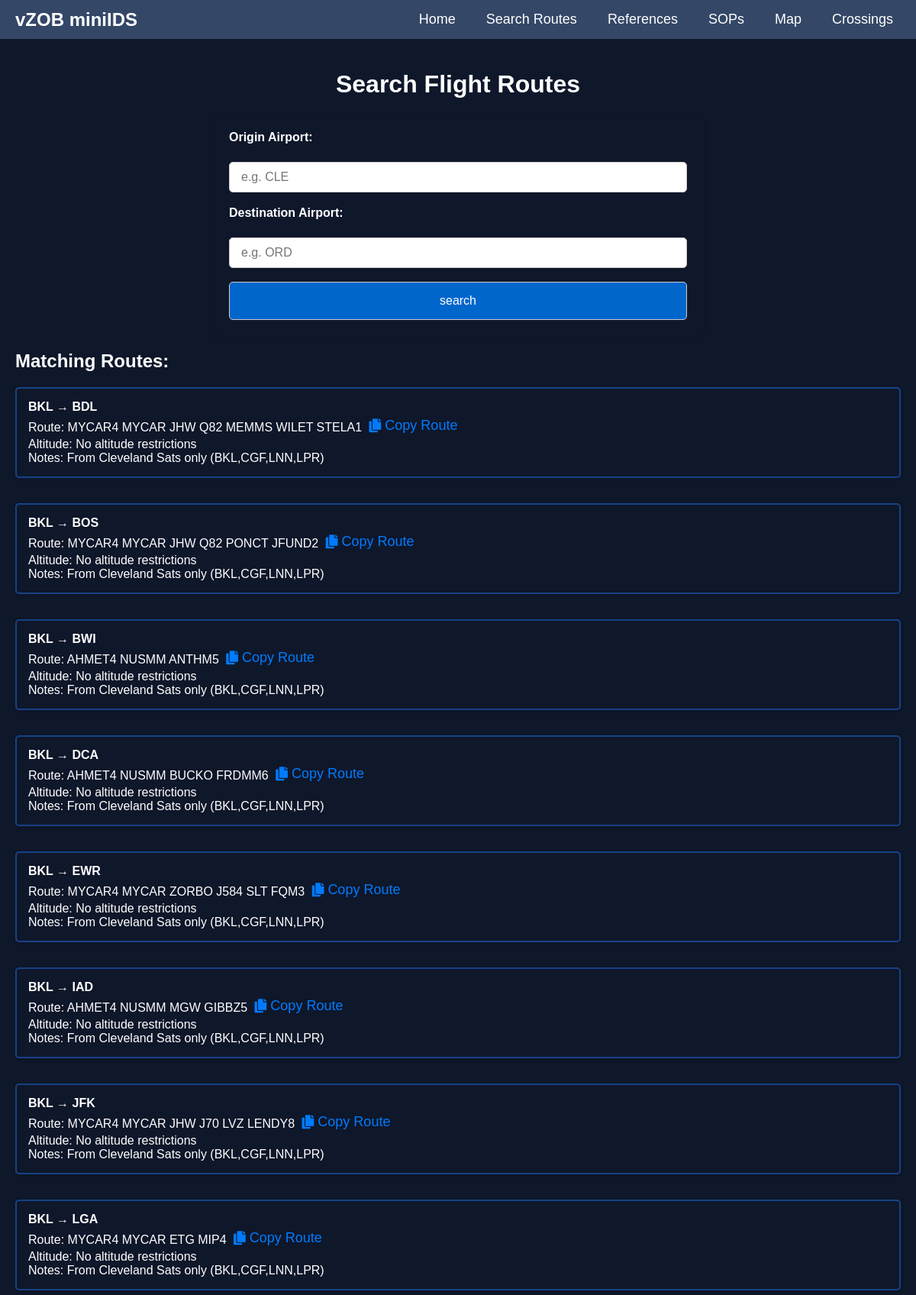
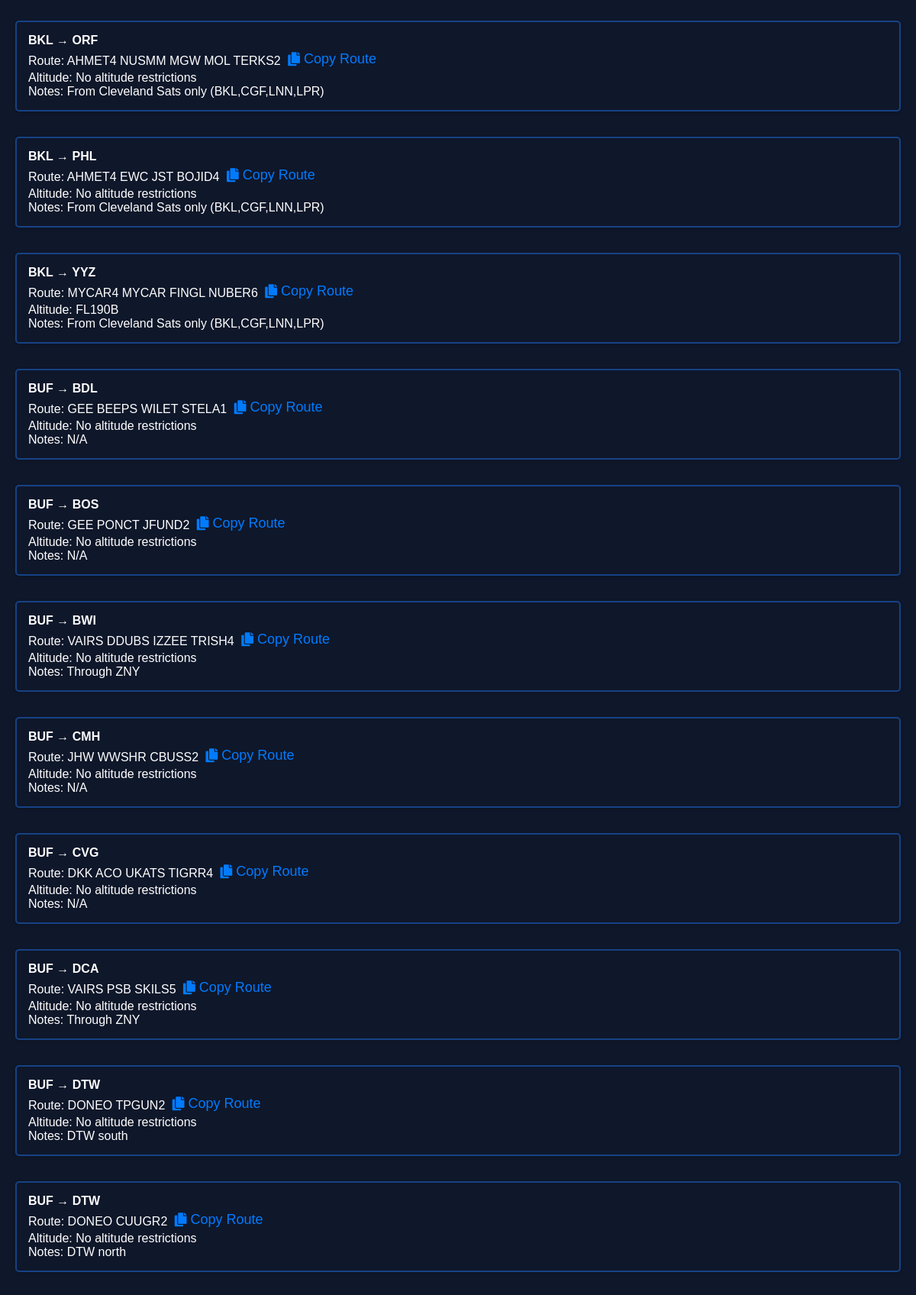
Screenshot of /search (upper part) with the database file from the repository (2 pictures, top to bottom).
### tables this page shows
CREATE TABLE routes (
            origin TEXT,
            destination TEXT,
            route TEXT,
            altitude TEXT,
            notes TEXT
        );

### app.py (the view)
@app.route('/search', methods=['GET','POST'])
def search():
    origin = request.args.get('origin','').upper()
    destination = request.args.get('destination','').upper()
    routes = []
    conn = sqlite3.connect('routes.db')
    cursor = conn.cursor()
    if origin and destination:
        cursor.execute("""
            SELECT * FROM routes
            WHERE
                (origin = ? OR notes LIKE ?)
                AND destination = ?
        """, (origin,f"%{origin}%",destination))
    elif origin:
        cursor.execute("""
            SELECT * FROM routes
            WHERE
                (origin = ? OR notes LIKE ?)
        """, (origin,f"%{origin}%"))
    elif destination:
        cursor.execute("""
            SELECT * FROM routes
            WHERE destination = ?
            ORDER BY origin ASC
        """, (destination,))
    else:
        cursor.execute(f"SELECT * FROM routes ORDER BY origin ASC, destination ASC")
    rows = cursor.fetchall()
    conn.close()
    for row in rows:
        CurrFlow = ''
        isActive = False
        hasFlows = False
        route_origin = row[0]
        route_notes = row[4]
        flow = ''
        if destination in RUNWAY_FLOW_MAP:
            hasFlows = True
            CurrFlow = get_flow(destination)
            if CurrFlow and CurrFlow.upper() in route_notes.upper():
                isActive = True
            else:
                isActive = False
        else:
            hasFlows = False
        if origin and origin in route_notes:
            route_origin = origin
        routes.append({
            'origin': route_origin,
            'destination': row[1],
            'route': row[2],
            'altitude': row[3],
            'notes': route_notes,
            'flow':CurrFlow or '',
            'isActive':isActive,
            'hasFlows':hasFlows
        })
    searched = True
    return render_template("search.html", routes=routes, searched=searched)

### templates/search.html (shortened to what this page needs)
{% extends "base.html" %}
{% block content %}
    <h1>Search Flight Routes</h1>
    <form method="GET" action="/search">
        <label for="origin">Origin Airport:</label><br>
        <input type="text" id="origin" name="origin" placeholder="e.g. CLE"><br><br>
        <label for="destination">Destination Airport:</label><br>
        <input type="text" id="destination" name="destination" placeholder="e.g. ORD"><br><br>
        <input type="submit" value="search">
    </form>
    {% if routes %}
        <h2>Matching Routes:</h2>
        <ul>
        {% for route in routes %}
            <li class="{% if not route.isActive and route.hasFlows %} inactive-route {% endif %}">
                <strong>{{ route.origin }} → {{ route.destination }}</strong><br>
                Route: {{ route.route }}
                <button class="copy-btn"
                    data-clipboard-text="{{ route.route }}">
                    <i class="fas fa-copy"></i> Copy Route
                </button><br>
                Altitude: {{ route.altitude or 'No altitude restrictions' }}<br>
                Notes: <span>{{ route.notes | safe or 'N/A' }}</span>
            </li><br>
        {% endfor %}
        </ul>
    {% elif searched %}
        <p>No matching routes found.</p>
    {% endif %}
{% endblock %}

### templates/base.html (shortened to what this page needs)
<!DOCTYPE html>
<html lang="en">
  <head>
    <link rel="stylesheet" href="{{ url_for('static', filename='styles.css') }}">
    <link href="https://cdnjs.cloudflare.com/ajax/libs/font-awesome/5.15.4/css/all.min.css" rel="stylesheet">
</head>
    <body>
      <nav class="navbar">
        <div class="navbar-container">
            <a class="navbar-brand" href="#">vZOB miniIDS</a>
            <div class="navbar-links">
                <a href="{{ url_for ('home')}}">Home</a>
                <a href="/search">Search Routes</a>
                <a href="refs">References</a>
                <a href="SOPs">SOPs</a>
                <a href="{{ url_for ('show_map') }}">Map</a>
                <a href="/crossings">Crossings</a>
            </div>
        </div>
    </nav>
    <div class="container">
      {%block content%}
      {%endblock%}
    </div>
    </body>
</html>

### static/styles.css (style rules this page uses)
body { font-family: Arial, sans-serif; color: #ffffff; background-color: #0f172a; margin: 0; padding: 0; }
.navbar { background-color: #344767; padding: 10px 0; position: sticky; top: 0; width: 100%; z-index: 1000; }
.navbar-container { max-width: 1200px; margin: 0 auto; padding: 0 20px; display: flex; justify-content: space-between; align-items: center; }
.navbar-brand { font-size: 24px; color: #fff; text-decoration: none; font-weight: bold; }
.navbar-links { display: flex; }
.navbar-links a { color: #fff; text-decoration: none; margin-left: 20px; font-size: 18px; padding: 5px 10px; border-radius: 5px; transition: background-color 0.3s ease; }
h1 { color: #ffffff; text-align: center; padding-top: 20px; }
h2 { color: #ffffff; margin-left: 20px; }
label { color: white !important; font-size: 16px !important; font-weight: bold; margin-bottom: 5px; display: block; }
label { display: block; margin-bottom: 5px; font-size: 14px; color: #333; }
input[type="text"] { color: #333333; background-color: #ffffff; border: 1px solid #cccccc; padding: 10px 15px; border-radius: 5px; width: 100%; font-size: 16px; box-sizing: border-box; height: 40px; }
input[type="submit"] { background-color: #0066cc; color: white; border: 1px solid #cccccc; padding: 12px 20px; cursor: pointer; border-radius: 5px; font-size: 16px; width: 100%; height: 50px; box-sizing: border-box; }
ul { list-style-type: none; padding: 0; }
li { margin-bottom: 15px; margin-left: 20px; margin-right: 20px; background-color: #0f172a; padding: 15px; border-radius: 5px; border: 2px solid #164285; box-shadow: 0 2px 5px rgba(0, 0, 0, 0.1); color: #ffffff; }
a { color: #0066cc; text-decoration: none; }
form { width: 50%; margin: 0 auto; background-color: #0f172a; padding: 20px; border-radius: 8px; box-shadow: 0 2px 10px rgba(0, 0, 0, 0.1); }
.copy-btn { background-color: transparent; border: none; color: #007bff; cursor: pointer; font-size: 18px; padding: 5px; display: inline-flex; align-items: center; }
.copy-btn i { margin-right: 5px; }

### rows the page displays
routes: origin "BKL", destination "BDL", route "MYCAR4 MYCAR JHW Q82 MEMMS WILET STELA1", altitude "No altitude restrictions", notes "From Cleveland Sats only (BKL,CGF,LNN,LPR)"
routes: origin "BKL", destination "BOS", route "MYCAR4 MYCAR JHW Q82 PONCT JFUND2", altitude "No altitude restrictions", notes "From Cleveland Sats only (BKL,CGF,LNN,LPR)"
routes: origin "BKL", destination "BWI", route "AHMET4 NUSMM ANTHM5", altitude "No altitude restrictions", notes "From Cleveland Sats only (BKL,CGF,LNN,LPR)"
routes: origin "BKL", destination "DCA", route "AHMET4 NUSMM BUCKO FRDMM6", altitude "No altitude restrictions", notes "From Cleveland Sats only (BKL,CGF,LNN,LPR)"
routes: origin "BKL", destination "EWR", route "MYCAR4 MYCAR ZORBO J584 SLT FQM3", altitude "No altitude restrictions", notes "From Cleveland Sats only (BKL,CGF,LNN,LPR)"
routes: origin "BKL", destination "IAD", route "AHMET4 NUSMM MGW GIBBZ5", altitude "No altitude restrictions", notes "From Cleveland Sats only (BKL,CGF,LNN,LPR)"
routes: origin "BKL", destination "JFK", route "MYCAR4 MYCAR JHW J70 LVZ LENDY8", altitude "No altitude restrictions", notes "From Cleveland Sats only (BKL,CGF,LNN,LPR)"
routes: origin "BKL", destination "LGA", route "MYCAR4 MYCAR ETG MIP4", altitude "No altitude restrictions", notes "From Cleveland Sats only (BKL,CGF,LNN,LPR)"
routes: origin "BKL", destination "ORF", route "AHMET4 NUSMM MGW MOL TERKS2", altitude "No altitude restrictions", notes "From Cleveland Sats only (BKL,CGF,LNN,LPR)"
routes: origin "BKL", destination "PHL", route "AHMET4 EWC JST BOJID4", altitude "No altitude restrictions", notes "From Cleveland Sats only (BKL,CGF,LNN,LPR)"
routes: origin "BKL", destination "YYZ", route "MYCAR4 MYCAR FINGL NUBER6", altitude "FL190B", notes "From Cleveland Sats only (BKL,CGF,LNN,LPR)"
routes: origin "BUF", destination "BDL", route "GEE BEEPS WILET STELA1", altitude "No altitude restrictions", notes "N/A"
routes: origin "BUF", destination "BOS", route "GEE PONCT JFUND2", altitude "No altitude restrictions", notes "N/A"
routes: origin "BUF", destination "BWI", route "VAIRS DDUBS IZZEE TRISH4", altitude "No altitude restrictions", notes "Through ZNY"
routes: origin "BUF", destination "CMH", route "JHW WWSHR CBUSS2", altitude "No altitude restrictions", notes "N/A"
routes: origin "BUF", destination "CVG", route "DKK ACO UKATS TIGRR4", altitude "No altitude restrictions", notes "N/A"
routes: origin "BUF", destination "DCA", route "VAIRS PSB SKILS5", altitude "No altitude restrictions", notes "Through ZNY"
routes: origin "BUF", destination "DTW", route "DONEO TPGUN2", altitude "No altitude restrictions", notes "DTW south"
routes: origin "BUF", destination "DTW", route "DONEO CUUGR2", altitude "No altitude restrictions", notes "DTW north"
